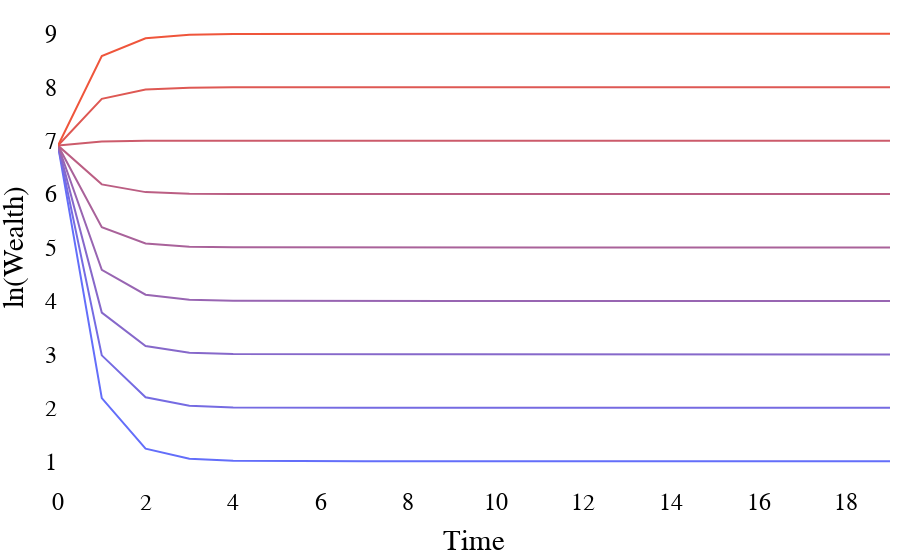

The cell this chart's notebook holds for it:
### Markdown cell above
# Figure 2. The role of $\mu$ and $\beta$.

### Code cell
import plotly.colors

# Parameters (Fixed)
beta = 0.2
W0 = 1000
t = np.arange(0, 20)
mu_values = np.arange(1, 10)

color_start = '#636EFA'
color_end = '#EF553B'  

# Generate a continuous color scale from the two extreme colors defined above
colors = plotly.colors.sample_colorscale(
    plotly.colors.make_colorscale([color_start, color_end]), len(mu_values)
)


fig = go.Figure()

for i, mu in enumerate(mu_values):
    # Wealth calculation for each mu
    exp_part = (1 - beta**t) * mu
    wealth = np.exp(exp_part) * W0**(beta**t)
    
    fig.add_trace(go.Scatter(x=t, y=np.log(wealth), 
                            #  mode='lines+markers', 
                            mode='lines',
                             name=f'mu = {mu}',
                             line=dict(color=colors[i]),
                             marker=dict(size=0,
                                         colorscale=colors,
                                         colorbar=dict(title='mu', thickness=20,tickvals=[1, 9], ticktext=[1, 9])
                                         ),
                                showlegend=False
                             ))

fig.update_layout(
    xaxis=dict(title='Time'),
    yaxis=dict(title='ln(Wealth)'),
    # showlegend=True,
    font_family="Times New Roman",
    title_font_family="Times New Roman",
    font_size=24, 
    font_color='black',
    # paper_bgcolor='rgba(0,0,0,0)',
    plot_bgcolor = 'rgba(0,0,0,0)',
    margin=dict(l=10, r=10, t=10, b=10)
)

fig.show()

### Figure 1 — Plotly figure (JSON) as saved in the notebook; plotly's stock layout.template omitted (floating-point values rounded to 4 significant figures)
{"data": [{"line": {"color": "rgb(99, 110, 250)"}, "marker": {"colorbar": {"thickness": 20, "ticktext": [1, 9], "tickvals": [1, 9], "title": {"text": "mu"}}, "colorscale": [[0, "rgb(99, 110, 250)"], [0.125, "rgb(117, 107, 226)"], [0.25, "rgb(134, 104, 202)"], [0.375, "rgb(152, 101, 178)"], [0.5, "rgb(169, 98, 154)"], [0.625, "rgb(187, 94, 131)"], [0.75, "rgb(204, 91, 107)"], [0.875, "rgb(222, 88, 83)"], [1, "rgb(239, 85, 59)"]], "size": 0}, "mode": "lines", "name": "mu = 1", "showlegend": false, "type": "scatter", "x": [0, 1, 2, 3, 4, 5, 6, 7, 8, 9, 10, 11, 12, 13, 14, 15, 16, 17, 18, 19], "y": [6.908, 2.182, 1.236, 1.047, 1.009, 1.002, 1.0, 1.0, 1.0, 1.0, 1.0, 1.0, 1.0, 1.0, 1.0, 1.0, 1.0, 1.0, 1.0, 1.0]}, {"line": {"color": "rgb(117, 107, 226)"}, "marker": {"colorbar": {"thickness": 20, "ticktext": [1, 9], "tickvals": [1, 9], "title": {"text": "mu"}}, "colorscale": [[0, "rgb(99, 110, 250)"], [0.125, "rgb(117, 107, 226)"], [0.25, "rgb(134, 104, 202)"], [0.375, "rgb(152, 101, 178)"], [0.5, "rgb(169, 98, 154)"], [0.625, "rgb(187, 94, 131)"], [0.75, "rgb(204, 91, 107)"], [0.875, "rgb(222, 88, 83)"], [1, "rgb(239, 85, 59)"]], "size": 0}, "mode": "lines", "name": "mu = 2", "showlegend": false, "type": "scatter", "x": [0, 1, 2, 3, 4, 5, 6, 7, 8, 9, 10, 11, 12, 13, 14, 15, 16, 17, 18, 19], "y": [6.908, 2.982, 2.196, 2.039, 2.008, 2.002, 2.0, 2.0, 2.0, 2.0, 2.0, 2.0, 2.0, 2.0, 2.0, 2.0, 2.0, 2.0, 2.0, 2.0]}, {"line": {"color": "rgb(134, 104, 202)"}, "marker": {"colorbar": {"thickness": 20, "ticktext": [1, 9], "tickvals": [1, 9], "title": {"text": "mu"}}, "colorscale": [[0, "rgb(99, 110, 250)"], [0.125, "rgb(117, 107, 226)"], [0.25, "rgb(134, 104, 202)"], [0.375, "rgb(152, 101, 178)"], [0.5, "rgb(169, 98, 154)"], [0.625, "rgb(187, 94, 131)"], [0.75, "rgb(204, 91, 107)"], [0.875, "rgb(222, 88, 83)"], [1, "rgb(239, 85, 59)"]], "size": 0}, "mode": "lines", "name": "mu = 3", "showlegend": false, "type": "scatter", "x": [0, 1, 2, 3, 4, 5, 6, 7, 8, 9, 10, 11, 12, 13, 14, 15, 16, 17, 18, 19], "y": [6.908, 3.782, 3.156, 3.031, 3.006, 3.001, 3.0, 3.0, 3.0, 3.0, 3.0, 3.0, 3.0, 3.0, 3.0, 3.0, 3.0, 3.0, 3.0, 3.0]}, {"line": {"color": "rgb(152, 101, 178)"}, "marker": {"colorbar": {"thickness": 20, "ticktext": [1, 9], "tickvals": [1, 9], "title": {"text": "mu"}}, "colorscale": [[0, "rgb(99, 110, 250)"], [0.125, "rgb(117, 107, 226)"], [0.25, "rgb(134, 104, 202)"], [0.375, "rgb(152, 101, 178)"], [0.5, "rgb(169, 98, 154)"], [0.625, "rgb(187, 94, 131)"], [0.75, "rgb(204, 91, 107)"], [0.875, "rgb(222, 88, 83)"], [1, "rgb(239, 85, 59)"]], "size": 0}, "mode": "lines", "name": "mu = 4", "showlegend": false, "type": "scatter", "x": [0, 1, 2, 3, 4, 5, 6, 7, 8, 9, 10, 11, 12, 13, 14, 15, 16, 17, 18, 19], "y": [6.908, 4.582, 4.116, 4.023, 4.005, 4.001, 4.0, 4.0, 4.0, 4.0, 4.0, 4.0, 4.0, 4.0, 4.0, 4.0, 4.0, 4.0, 4.0, 4.0]}, {"line": {"color": "rgb(169, 98, 154)"}, "marker": {"colorbar": {"thickness": 20, "ticktext": [1, 9], "tickvals": [1, 9], "title": {"text": "mu"}}, "colorscale": [[0, "rgb(99, 110, 250)"], [0.125, "rgb(117, 107, 226)"], [0.25, "rgb(134, 104, 202)"], [0.375, "rgb(152, 101, 178)"], [0.5, "rgb(169, 98, 154)"], [0.625, "rgb(187, 94, 131)"], [0.75, "rgb(204, 91, 107)"], [0.875, "rgb(222, 88, 83)"], [1, "rgb(239, 85, 59)"]], "size": 0}, "mode": "lines", "name": "mu = 5", "showlegend": false, "type": "scatter", "x": [0, 1, 2, 3, 4, 5, 6, 7, 8, 9, 10, 11, 12, 13, 14, 15, 16, 17, 18, 19], "y": [6.908, 5.382, 5.076, 5.015, 5.003, 5.001, 5.0, 5.0, 5.0, 5.0, 5.0, 5.0, 5.0, 5.0, 5.0, 5.0, 5.0, 5.0, 5.0, 5.0]}, {"line": {"color": "rgb(187, 94, 131)"}, "marker": {"colorbar": {"thickness": 20, "ticktext": [1, 9], "tickvals": [1, 9], "title": {"text": "mu"}}, "colorscale": [[0, "rgb(99, 110, 250)"], [0.125, "rgb(117, 107, 226)"], [0.25, "rgb(134, 104, 202)"], [0.375, "rgb(152, 101, 178)"], [0.5, "rgb(169, 98, 154)"], [0.625, "rgb(187, 94, 131)"], [0.75, "rgb(204, 91, 107)"], [0.875, "rgb(222, 88, 83)"], [1, "rgb(239, 85, 59)"]], "size": 0}, "mode": "lines", "name": "mu = 6", "showlegend": false, "type": "scatter", "x": [0, 1, 2, 3, 4, 5, 6, 7, 8, 9, 10, 11, 12, 13, 14, 15, 16, 17, 18, 19], "y": [6.908, 6.182, 6.036, 6.007, 6.001, 6.0, 6.0, 6.0, 6.0, 6.0, 6.0, 6.0, 6.0, 6.0, 6.0, 6.0, 6.0, 6.0, 6.0, 6.0]}, {"line": {"color": "rgb(204, 91, 107)"}, "marker": {"colorbar": {"thickness": 20, "ticktext": [1, 9], "tickvals": [1, 9], "title": {"text": "mu"}}, "colorscale": [[0, "rgb(99, 110, 250)"], [0.125, "rgb(117, 107, 226)"], [0.25, "rgb(134, 104, 202)"], [0.375, "rgb(152, 101, 178)"], [0.5, "rgb(169, 98, 154)"], [0.625, "rgb(187, 94, 131)"], [0.75, "rgb(204, 91, 107)"], [0.875, "rgb(222, 88, 83)"], [1, "rgb(239, 85, 59)"]], "size": 0}, "mode": "lines", "name": "mu = 7", "showlegend": false, "type": "scatter", "x": [0, 1, 2, 3, 4, 5, 6, 7, 8, 9, 10, 11, 12, 13, 14, 15, 16, 17, 18, 19], "y": [6.908, 6.982, 6.996, 6.999, 7.0, 7.0, 7.0, 7.0, 7.0, 7.0, 7.0, 7.0, 7.0, 7.0, 7.0, 7.0, 7.0, 7.0, 7.0, 7.0]}, {"line": {"color": "rgb(222, 88, 83)"}, "marker": {"colorbar": {"thickness": 20, "ticktext": [1, 9], "tickvals": [1, 9], "title": {"text": "mu"}}, "colorscale": [[0, "rgb(99, 110, 250)"], [0.125, "rgb(117, 107, 226)"], [0.25, "rgb(134, 104, 202)"], [0.375, "rgb(152, 101, 178)"], [0.5, "rgb(169, 98, 154)"], [0.625, "rgb(187, 94, 131)"], [0.75, "rgb(204, 91, 107)"], [0.875, "rgb(222, 88, 83)"], [1, "rgb(239, 85, 59)"]], "size": 0}, "mode": "lines", "name": "mu = 8", "showlegend": false, "type": "scatter", "x": [0, 1, 2, 3, 4, 5, 6, 7, 8, 9, 10, 11, 12, 13, 14, 15, 16, 17, 18, 19], "y": [6.908, 7.782, 7.956, 7.991, 7.998, 8.0, 8.0, 8.0, 8.0, 8.0, 8.0, 8.0, 8.0, 8.0, 8.0, 8.0, 8.0, 8.0, 8.0, 8.0]}, {"line": {"color": "rgb(239, 85, 59)"}, "marker": {"colorbar": {"thickness": 20, "ticktext": [1, 9], "tickvals": [1, 9], "title": {"text": "mu"}}, "colorscale": [[0, "rgb(99, 110, 250)"], [0.125, "rgb(117, 107, 226)"], [0.25, "rgb(134, 104, 202)"], [0.375, "rgb(152, 101, 178)"], [0.5, "rgb(169, 98, 154)"], [0.625, "rgb(187, 94, 131)"], [0.75, "rgb(204, 91, 107)"], [0.875, "rgb(222, 88, 83)"], [1, "rgb(239, 85, 59)"]], "size": 0}, "mode": "lines", "name": "mu = 9", "showlegend": false, "type": "scatter", "x": [0, 1, 2, 3, 4, 5, 6, 7, 8, 9, 10, 11, 12, 13, 14, 15, 16, 17, 18, 19], "y": [6.908, 8.582, 8.916, 8.983, 8.997, 8.999, 9.0, 9.0, 9.0, 9.0, 9.0, 9.0, 9.0, 9.0, 9.0, 9.0, 9.0, 9.0, 9.0, 9.0]}], "layout": {"autosize": true, "font": {"color": "black", "family": "Times New Roman", "size": 24}, "margin": {"b": 10, "l": 10, "r": 10, "t": 10}, "plot_bgcolor": "rgba(0, 0, 0, 0)", "title": {"font": {"family": "Times New Roman"}}, "xaxis": {"autorange": true, "range": [0, 19], "title": {"text": "Time"}, "type": "linear"}, "yaxis": {"autorange": true, "range": [0.5556, 9.444], "title": {"text": "ln(Wealth)"}, "type": "linear"}}}
